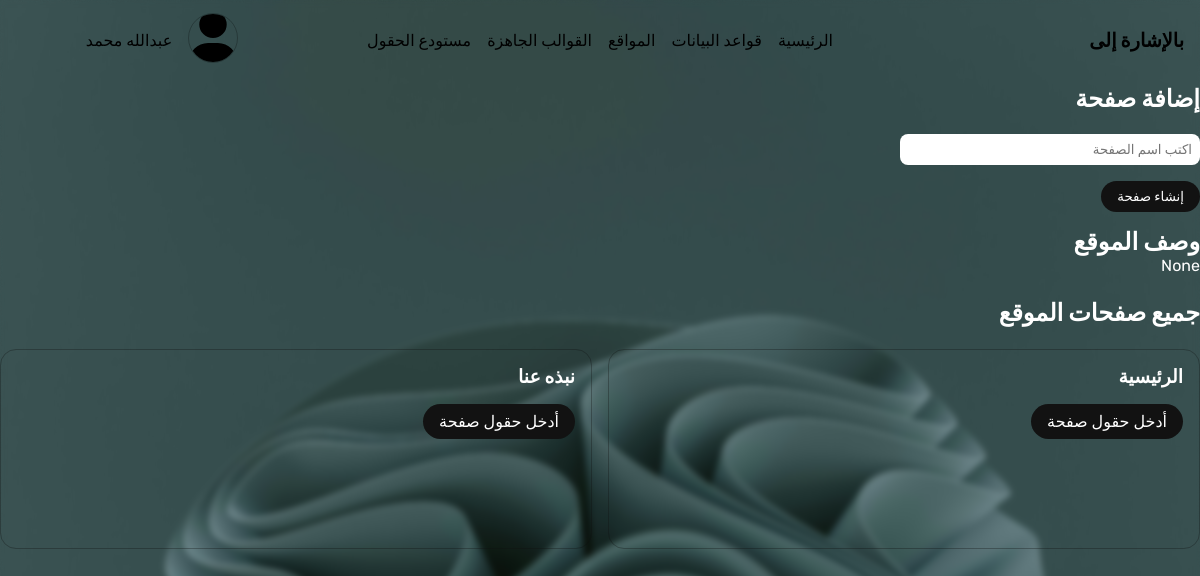
/v3/2/, run on an earlier commit of the app's database.
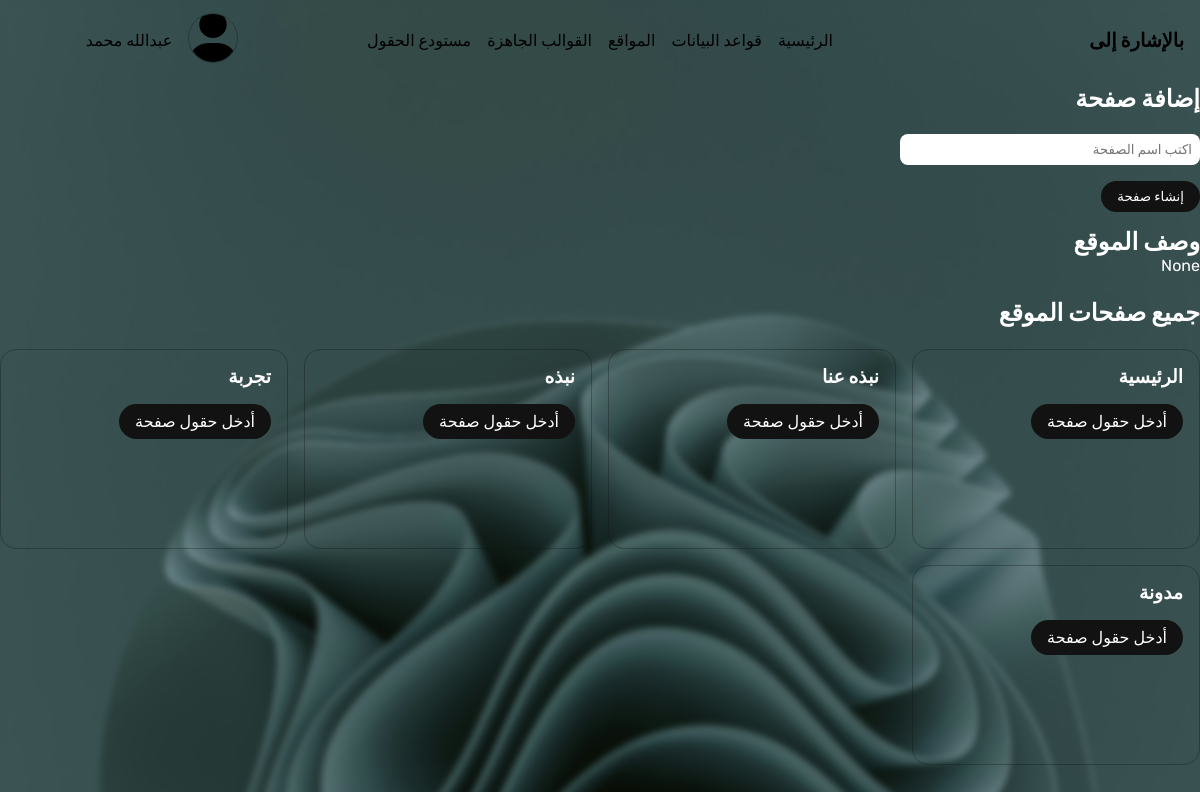
And on a later commit of the database.
### v3/models.py (models this page shows, shortened)
class Page(models.Model):
    website = models.ForeignKey('Website', related_name='pages', on_delete=models.CASCADE)
    name = models.CharField(max_length=200 )
    class Meta:
        db_table = ''
        managed = True
        verbose_name = 'Page'
        verbose_name_plural = 'Pages'

### v3/views.py (the view, shortened to what this page needs)
# urls.py: path("<int:id>/", website_details, name="website-details"),
def website_details(request, id):
    website = get_object_or_404(Website, id=id)
    context ={
        'website': website,
    }
    return render(request, 'v3/website-details.html', context)

### v3/models.py (called while the page is built)
    def __str__(self):
        return self.name

### v3/templates/v3/website-details.html (shortened to what this page needs)
{% extends 'base.html' %}
{% load static %}
{% block stylesheets %}
<link rel="stylesheet" href="{% static 'css/old-main.css' %}">
{% endblock stylesheets %}
{% block content %}
<section>
    <div class="container">
        <div class="section__heading">
            <h1>إضافة صفحة</h1>
            <form action="" method="post">
                <div class="field">
                    <input type="text" name="page-name-input" required placeholder="اكتب اسم الصفحة">
                </div>
                <button type="submit" class="btn btn-solid-dark">إنشاء صفحة</button>
            </form>
        </div>
    </div>
</section>
<section>
    <div class="container">
        <h1>وصف الموقع</h1>
        <p>
            {{website.description}}
        </p>
    </div>
</section>
<br>
<section>
    <div class="container">
        <div class="section__heading">
            <h1>جميع صفحات الموقع</h1>
        </div>
        <div class="section__content">
            <div class="grid">
                {% for page in website.pages.all %}
                    <div class="col">
                        <h3>
                            {{page.name}}
                        </h3>
                        <a href="{% url 'v3:page-details' page.id %}" class="btn btn-solid-dark">أدخل حقول صفحة</a>
                    </div>
                {% endfor %}
            </div>
        </div>
    </div>
</section>
{% endblock content %}

What changed in the data, as far as the page shows it:
added Page: name "نبذه"
added Page: name "تجربة"
added Page: name "مدونة"
